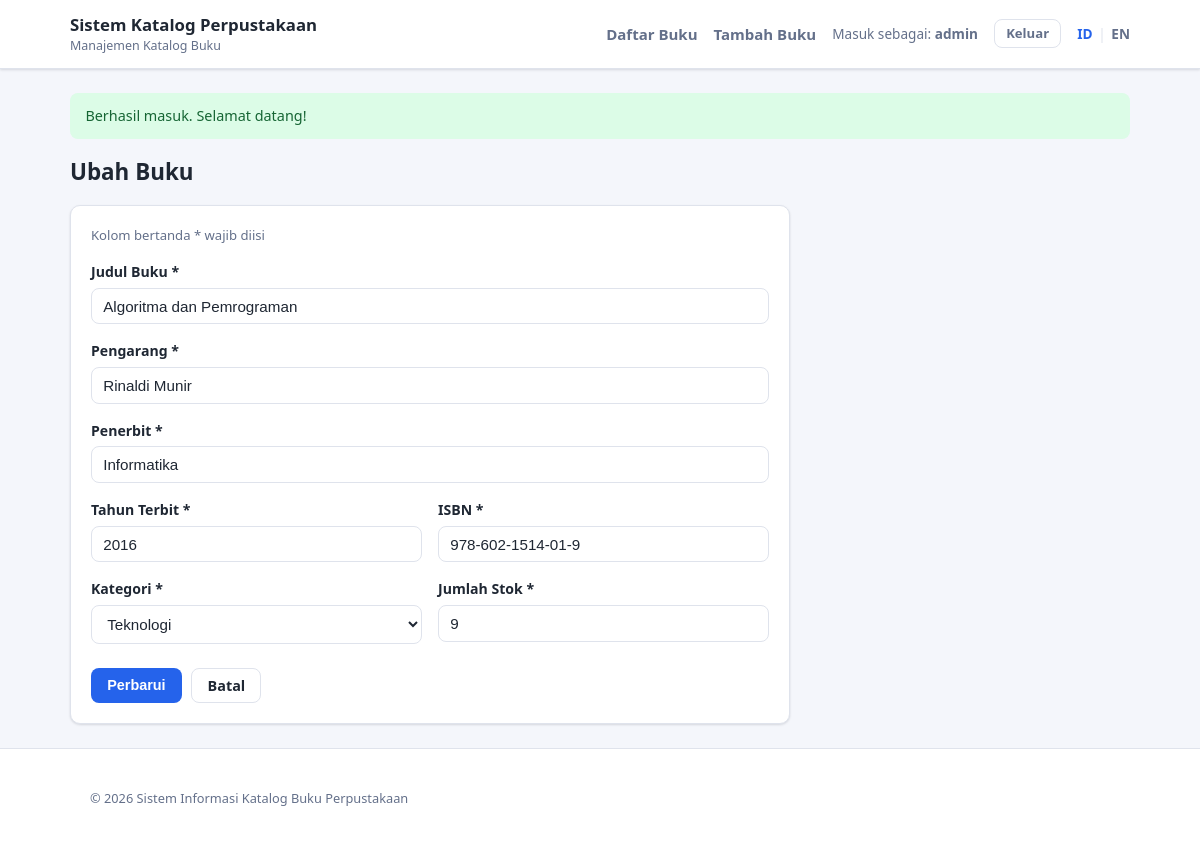
Page /edit.php?id=11 (signed in) on the committed database.
### tables this page shows
CREATE TABLE `books` (
  `id` int(11) NOT NULL AUTO_INCREMENT,
  `title` varchar(150) NOT NULL,
  `author` varchar(100) NOT NULL,
  `publisher` varchar(100) NOT NULL,
  `year` smallint(6) NOT NULL,
  `isbn` varchar(17) NOT NULL,
  `category` varchar(50) NOT NULL,
  `stock` int(11) NOT NULL DEFAULT 0,
  `created_at` timestamp NOT NULL DEFAULT current_timestamp(),
  `updated_at` timestamp NOT NULL DEFAULT current_timestamp() ON UPDATE current_timestamp(),
  PRIMARY KEY (`id`),
  UNIQUE KEY `isbn` (`isbn`)
);

### includes/functions.php (called while the page is built, shortened)
<?php
require_once __DIR__ . '/../config/database.php';
if (!function_exists('e')) {
    function e($value): string
    {
        return htmlspecialchars((string) $value, ENT_QUOTES, 'UTF-8');
    }
}
if (!function_exists('categories')) {
    function categories(): array
    {
        return ['fiction', 'non_fiction', 'science', 'technology', 'history', 'other'];
    }
}
if (!function_exists('old')) {
    function old(array $data, string $key): string
    {
        return isset($data[$key]) ? (string) $data[$key] : '';
    }
}
if (!function_exists('is_selected')) {
    function is_selected(array $data, string $key, string $value): string
    {
        return (isset($data[$key]) && (string) $data[$key] === $value) ? 'selected' : '';
    }
}

### includes/lang.php (called while the page is built, shortened)
<?php
$lang = require __DIR__ . '/../lang/' . $_SESSION['lang'] . '.php';
if (!function_exists('t')) {
    function t(string $key, ...$args): string
    {
        global $lang;
        $text = $lang[$key] ?? $key;
        return $args ? vsprintf($text, $args) : $text;
    }
}

### config/database.php (called while the page is built)
<?php
$DB_CONFIG = [
    'host'    => '127.0.0.1',
    'port'    => 3306,
    'name'    => 'db_perpustakaan',
    'user'    => 'root',
    'pass'    => '',
    'charset' => 'utf8mb4',
];
if (!function_exists('db')) {
    function db(): PDO
    {
        static $pdo = null;
        if ($pdo === null) {
            global $DB_CONFIG;
            $dsn = sprintf(
                'mysql:host=%s;port=%d;dbname=%s;charset=%s',
                $DB_CONFIG['host'],
                $DB_CONFIG['port'],
                $DB_CONFIG['name'],
                $DB_CONFIG['charset']
            );
            try {
                $pdo = new PDO($dsn, $DB_CONFIG['user'], $DB_CONFIG['pass'], [
                    PDO::ATTR_ERRMODE            => PDO::ERRMODE_EXCEPTION,
                    PDO::ATTR_DEFAULT_FETCH_MODE => PDO::FETCH_ASSOC,
                    PDO::ATTR_EMULATE_PREPARES   => false,
                ]);
            } catch (PDOException $e) {
                http_response_code(500);
                exit('Koneksi database gagal / Database connection failed: ' . $e->getMessage());
            }
        }
        return $pdo;
    }
}

### includes/book_form.php (the view, shortened to what this page needs)
<?php
$fields = [
    'title'     => ['f_title', 150],
    'author'    => ['f_author', 100],
    'publisher' => ['f_publisher', 100],
];
?>
<form method="post" action="<?= e($action) ?>" class="card form">
    <p class="hint"><?= e(t('legend_required')) ?></p>
    <?php foreach ($fields as $name => [$labelKey, $max]): ?>
        <div class="form-row">
            <label for="<?= e($name) ?>"><?= e(t($labelKey)) ?> *</label>
            <input type="text" id="<?= e($name) ?>" name="<?= e($name) ?>"
                   maxlength="<?= (int) $max ?>" value="<?= e(old($old, $name)) ?>"
                   class="input<?= isset($errors[$name]) ? ' input-error' : '' ?>">
        </div>
    <?php endforeach; ?>
    <div class="form-grid">
        <div class="form-row">
            <label for="year"><?= e(t('f_year')) ?> *</label>
            <input type="text" id="year" name="year" inputmode="numeric" maxlength="4"
                   value="<?= e(old($old, 'year')) ?>"
                   class="input<?= isset($errors['year']) ? ' input-error' : '' ?>">
        </div>
        <div class="form-row">
            <label for="isbn"><?= e(t('f_isbn')) ?> *</label>
            <input type="text" id="isbn" name="isbn" maxlength="17"
                   value="<?= e(old($old, 'isbn')) ?>"
                   class="input<?= isset($errors['isbn']) ? ' input-error' : '' ?>">
        </div>
    </div>
    <div class="form-grid">
        <div class="form-row">
            <label for="category"><?= e(t('f_category')) ?> *</label>
            <select id="category" name="category"
                    class="input<?= isset($errors['category']) ? ' input-error' : '' ?>">
                <?php foreach (categories() as $cat): ?>
                    <option value="<?= e($cat) ?>" <?= is_selected($old, 'category', $cat) ?>>
                        <?= e(t('cat_' . $cat)) ?>
                    </option>
                <?php endforeach; ?>
            </select>
        </div>
        <div class="form-row">
            <label for="stock"><?= e(t('f_stock')) ?> *</label>
            <input type="text" id="stock" name="stock" inputmode="numeric"
                   value="<?= e(old($old, 'stock')) ?>"
                   class="input<?= isset($errors['stock']) ? ' input-error' : '' ?>">
        </div>
    </div>
    <div class="form-actions">
        <button type="submit" class="btn btn-primary"><?= e(t($submitKey)) ?></button>
        <a href="index.php" class="btn btn-outline"><?= e(t('btn_cancel')) ?></a>
    </div>
</form>

### assets/style.css (style rules this page uses)
:root { --bg: #f4f6fb; --surface: #ffffff; --border: #dfe3ec; --text: #1f2733; --muted: #64708a; --primary: #2563eb; --primary-dark: #1d4ed8; --danger: #dc2626; --danger-dark: #b91c1c; --success-bg: #dcfce7; --success-fg: #166534; --error-bg: #fee2e2; --error-fg: #991b1b; --warning-bg: #fef3c7; --warning-fg: #92400e; --radius: 10px; --shadow: 0 1px 3px rgba(16, 24, 40, .08), 0 1px 2px rgba(16, 24, 40, .06); }
* { box-sizing: border-box; }
html, body { margin: 0; padding: 0; }
body { background: var(--bg); color: var(--text); font-family: "Segoe UI", Roboto, Helvetica, Arial, sans-serif; font-size: 15px; line-height: 1.5; min-height: 100vh; display: flex; flex-direction: column; }
a { color: var(--primary); text-decoration: none; }
.card { background: var(--surface); border: 1px solid var(--border); border-radius: var(--radius); box-shadow: var(--shadow); padding: 1.25rem; }
.form { max-width: 720px; }
.form-row { display: flex; flex-direction: column; gap: .35rem; margin-bottom: 1rem; }
.form-grid { display: grid; grid-template-columns: 1fr 1fr; gap: 0 1rem; }
label { font-weight: 600; font-size: .88rem; }
.input { width: 100%; padding: .55rem .7rem; border: 1px solid var(--border); border-radius: 8px; font-size: .95rem; color: var(--text); background: #fff; }
.hint { color: var(--muted); font-size: .82rem; margin: 0 0 1rem; }
.form-actions { display: flex; gap: .6rem; margin-top: .5rem; }
.btn { display: inline-block; padding: .5rem .95rem; border: 1px solid transparent; border-radius: 8px; font-size: .9rem; font-weight: 600; cursor: pointer; line-height: 1.2; text-decoration: none; }
.btn-primary { background: var(--primary); color: #fff; }
.btn-outline { background: #fff; color: var(--text); border-color: var(--border); }

### rows in the picture
books: title "Algoritma dan Pemrograman", author "Rinaldi Munir", publisher "Informatika", year "2016", isbn "978-602-1514-01-9", stock "9"

### other values in the picture
t('app_name') "Sistem Katalog Perpustakaan"
t('app_tagline') "Manajemen Katalog Buku"
t('nav_books') "Daftar Buku"
t('nav_add') "Tambah Buku"
t('logged_in_as') "Masuk sebagai"
$_SESSION['username'] "admin"
t('logout') "Keluar"
t($flash['message']) "Berhasil masuk. Selamat datang!"
t('edit_book') "Ubah Buku"
t('legend_required') "Kolom bertanda * wajib diisi"
t($labelKey) "Judul Buku"
t($labelKey) "Pengarang"
t($labelKey) "Penerbit"
t('f_year') "Tahun Terbit"
t('f_isbn') "ISBN"
